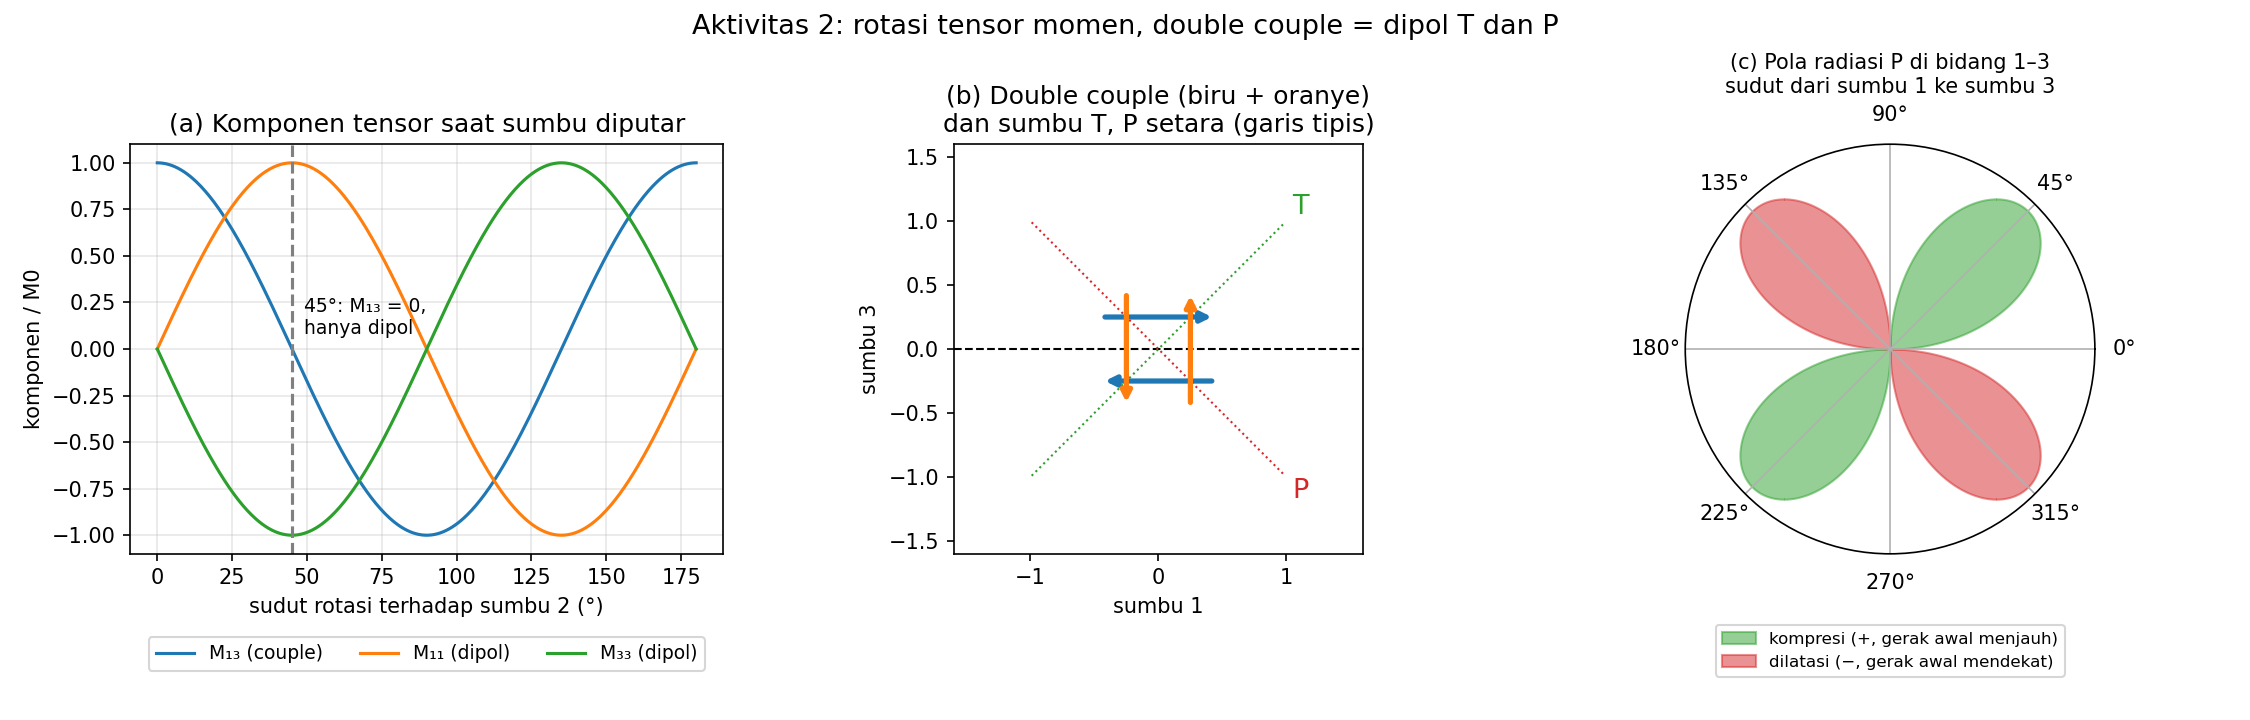

The script that saved this image:
"""
Aktivitas 2 — Rotasi tensor momen: double couple = dipol P dan T
Seismologi Kuantitatif, Bab 3 (Aki & Richards, 2002), Soal 3.4

Tujuan:
  1. Membangun tensor momen dari normal bidang sesar dan arah slip,
     m_pq = mu (nu_p [u_q] + nu_q [u_p])            (pers. 3.22)
  2. Memutar tensor 45 derajat dan melihat bahwa double couple
     menjadi diag(M0, 0, -M0): sepasang dipol T (tarikan) dan P (tekanan).
  3. Menemukan sumbu P dan T lewat nilai eigen dan vektor eigen.
  4. Membuktikan bahwa bidang sesar dan bidang bantu memberi M yang sama.
  5. Melihat pola radiasi gelombang P (4 cuping) dari tensor M.

Cara menjalankan:
  python3 aktivitas2_rotasi_tensor.py
"""

import numpy as np
import matplotlib.pyplot as plt

np.set_printoptions(precision=3, suppress=True)

M0 = 1.0   # momen seismik (satuan bebas); coba ganti nilainya


def cetak(judul, M):
    print(f"\n{judul}")
    print(M)


# ---------------------------------------------------------------
# 1. Tensor momen dari normal (nu) dan arah slip (d)
# ---------------------------------------------------------------
def tensor_momen(nu, d, M0=1.0):
    """M_pq = M0 (nu_p d_q + nu_q d_p), nu dan d vektor satuan."""
    nu = np.asarray(nu, float) / np.linalg.norm(nu)
    d = np.asarray(d, float) / np.linalg.norm(d)
    return M0 * (np.outer(nu, d) + np.outer(d, nu))


# Sesar pada bidang xi3 = 0 (normal ke arah 3), slip ke arah 1 (Gbr. 3.2)
nu = [0, 0, 1]
slip = [1, 0, 0]
M = tensor_momen(nu, slip, M0)
cetak("Tensor momen sesar (normal = sumbu 3, slip = sumbu 1), pers. 3.25:", M)


# ---------------------------------------------------------------
# 2. Rotasi terhadap sumbu 2:  M' = R M R^T
# ---------------------------------------------------------------
def rotasi_sumbu2(theta_derajat):
    t = np.radians(theta_derajat)
    c, s = np.cos(t), np.sin(t)
    return np.array([[c, 0, s],
                     [0, 1, 0],
                     [-s, 0, c]])


R = rotasi_sumbu2(45)
M_rot = R @ M @ R.T
cetak("Setelah diputar 45° terhadap sumbu 2 (Soal 3.4):", M_rot)
print("→ Diagonal: satu dipol +M0 (tarikan) dan satu dipol -M0 (tekanan).")

# Bagaimana komponen berubah untuk setiap sudut?
sudut = np.linspace(0, 180, 361)
M11, M33, M13 = [], [], []
for th in sudut:
    Mr = rotasi_sumbu2(th) @ M @ rotasi_sumbu2(th).T
    M11.append(Mr[0, 0]); M33.append(Mr[2, 2]); M13.append(Mr[0, 2])


# ---------------------------------------------------------------
# 3. Sumbu P dan T dari nilai eigen
# ---------------------------------------------------------------
nilai, vektor = np.linalg.eigh(M)       # nilai eigen terurut naik
# Tanda vektor eigen bebas (v dan -v sama-sama benar); agar mudah dibaca,
# buat komponen pertama yang tidak nol bernilai positif.
for k in range(3):
    v = vektor[:, k]
    if v[np.argmax(np.abs(v) > 1e-9)] < 0:
        vektor[:, k] = -v
P = vektor[:, 0]    # nilai eigen terkecil (-M0) -> sumbu P (tekanan)
B = vektor[:, 1]    # nilai eigen nol         -> sumbu B (null)
T = vektor[:, 2]    # nilai eigen terbesar (+M0) -> sumbu T (tarikan)
print("\nNilai eigen:", nilai)
print("Sumbu T (tarikan):", T)
print("Sumbu P (tekanan):", P)
print("Sumbu B (null)   :", B)
sudut_PT = np.degrees(np.arccos(abs(P @ np.array(nu, float))))
print(f"Sudut antara sumbu P dan normal sesar: {sudut_PT:.1f}°")


# ---------------------------------------------------------------
# 4. Bidang sesar vs bidang bantu: tukar normal dan slip
# ---------------------------------------------------------------
M_bantu = tensor_momen(slip, nu, M0)
cetak("Tensor momen bidang bantu (normal = sumbu 1, slip = sumbu 3):", M_bantu)
print("Sama dengan M semula?", np.allclose(M, M_bantu))
print("→ Dari sumber titik, bidang sesar dan bidang bantu tidak bisa dibedakan.")


# ---------------------------------------------------------------
# 5. Contoh sumber lain (Bagian 8 bahan belajar)
# ---------------------------------------------------------------
lam, mu = 1.0, 1.0                       # benda Poisson: lambda = mu
M_tarik = np.diag([lam, lam, lam + 2 * mu])
M_ledak = (lam + 2 / 3 * mu) * np.eye(3)
cetak("Rekah tarik (λ = μ, [u3]A = 1), rasio 1 : 1 : 3:", M_tarik)
cetak("Ledakan isotropik (ΔV = 1):", M_ledak)
for nama, Mx in [("double couple", M), ("rekah tarik", M_tarik), ("ledakan", M_ledak)]:
    print(f"  trace M ({nama:13s}) = {np.trace(Mx):.3f}"
          "   (trace ≠ 0 berarti ada perubahan volume)")


# ---------------------------------------------------------------
# 6. Gambar
# ---------------------------------------------------------------
fig = plt.figure(figsize=(15, 4.8))

# (a) Komponen M terhadap sudut rotasi
ax1 = fig.add_subplot(1, 3, 1)
ax1.plot(sudut, M13, label="M₁₃ (couple)")
ax1.plot(sudut, M11, label="M₁₁ (dipol)")
ax1.plot(sudut, M33, label="M₃₃ (dipol)")
ax1.axvline(45, color="gray", ls="--")
ax1.text(49, 0.08, "45°: M₁₃ = 0,\nhanya dipol", fontsize=9)
ax1.set_xlabel("sudut rotasi terhadap sumbu 2 (°)")
ax1.set_ylabel("komponen / M0")
ax1.set_title("(a) Komponen tensor saat sumbu diputar")
ax1.legend(fontsize=9, loc="upper center", bbox_to_anchor=(0.5, -0.18), ncol=3)
ax1.grid(alpha=0.3)


def gambar_gaya(ax, pasangan, judul):
    """pasangan: daftar (titik_pangkal, vektor_gaya, warna) di bidang 1-3."""
    ax.axhline(0, color="k", ls="--", lw=1)          # bidang sesar
    for (x0, z0), (fx, fz), warna in pasangan:
        ax.annotate("", xy=(x0 + fx, z0 + fz), xytext=(x0, z0),
                    arrowprops=dict(arrowstyle="-|>", color=warna, lw=2.5))
    ax.set_xlim(-1.6, 1.6); ax.set_ylim(-1.6, 1.6)
    ax.set_aspect("equal")
    ax.set_xlabel("sumbu 1"); ax.set_ylabel("sumbu 3")
    ax.set_title(judul)


# (b) Sistem gaya: double couple dan dipol P-T yang setara
ax2 = fig.add_subplot(1, 3, 2)
a, L = 0.25, 0.9
dc = [((-L / 2, a), (L, 0), "tab:blue"), ((L / 2, -a), (-L, 0), "tab:blue"),
      ((a, -L / 2), (0, L), "tab:orange"), ((-a, L / 2), (0, -L), "tab:orange")]
gambar_gaya(ax2, dc, "(b) Double couple (biru + oranye)\n"
                     "dan sumbu T, P setara (garis tipis)")
r = 1.4
t_dir = T[[0, 2]] / np.linalg.norm(T[[0, 2]])
p_dir = P[[0, 2]] / np.linalg.norm(P[[0, 2]])
for arah, label, warna in [(t_dir, "T", "tab:green"), (p_dir, "P", "tab:red")]:
    ax2.plot([-r * arah[0], r * arah[0]], [-r * arah[1], r * arah[1]],
             color=warna, lw=1, ls=":")
    ax2.text(1.12 * r * arah[0], 1.12 * r * arah[1], label,
             color=warna, fontsize=13, ha="center", va="center")

# (c) Pola radiasi P di bidang 1-3: A(phi) = gamma . M . gamma
ax3 = fig.add_subplot(1, 3, 3, projection="polar")
phi = np.linspace(0, 2 * np.pi, 721)
gamma = np.stack([np.cos(phi), np.zeros_like(phi), np.sin(phi)])  # arah pengamat
A = np.einsum("ik,ij,jk->k", gamma, M, gamma)                      # = M0 sin(2 phi)
ax3.fill_between(phi, 0, np.where(A > 0, A, 0), color="tab:green", alpha=0.5,
                 label="kompresi (+, gerak awal menjauh)")
ax3.fill_between(phi, 0, np.where(A < 0, -A, 0), color="tab:red", alpha=0.5,
                 label="dilatasi (−, gerak awal mendekat)")
ax3.set_title("(c) Pola radiasi P di bidang 1–3\n"
              "sudut dari sumbu 1 ke sumbu 3", fontsize=10)
ax3.set_yticks([])
ax3.legend(loc="lower center", bbox_to_anchor=(0.5, -0.32), fontsize=8)

plt.suptitle("Aktivitas 2: rotasi tensor momen, double couple = dipol T dan P",
             fontsize=13)
plt.tight_layout()
plt.savefig("aktivitas2_rotasi_tensor.png", dpi=150)
print("\nGambar disimpan: aktivitas2_rotasi_tensor.png")
plt.show()

# ---------------------------------------------------------------
# Pertanyaan diskusi:
#  1. Pada sudut berapa lagi M13 bernilai nol? Apa artinya?
#  2. Di (c), di arah mana amplitudo P nol? Bandingkan dengan arah
#     bidang sesar dan bidang bantu. Mengapa keduanya disebut bidang nodal?
#  3. Ubah slip = [1, 0, 1] (sesar miring). Apakah M masih double couple?
#     Petunjuk: periksa nilai eigennya. Mengapa hasilnya aneh?
#     (slip harus sejajar bidang sesar!)
#  4. Ganti M dengan M_tarik atau M_ledak di bagian (c). Bagaimana
#     pola radiasinya berubah?
# ---------------------------------------------------------------
